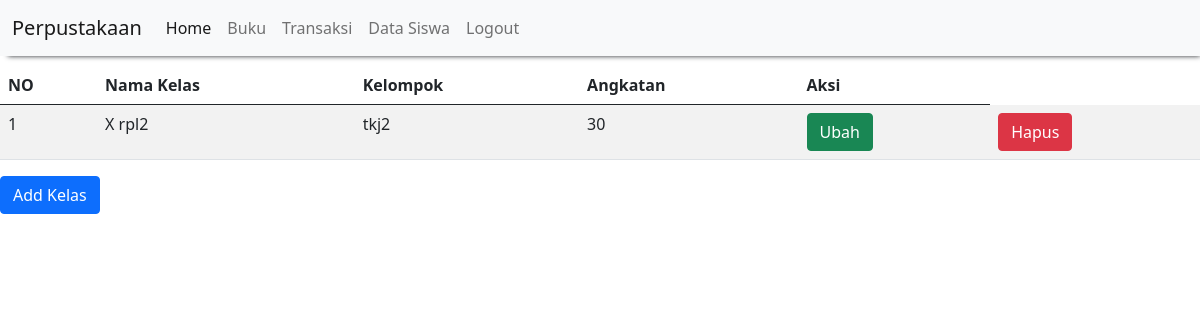
/tampil_kelas.php (signed in), run on the app's committed database.
### tables this page shows
CREATE TABLE `siswa` (
  `id_siswa` int(11) NOT NULL,
  `nama_siswa` varchar(100) NOT NULL,
  `tanggal_lahir` date NOT NULL,
  `gender` enum('L','P') NOT NULL,
  `alamat` text NOT NULL,
  `username` varchar(255) DEFAULT NULL,
  `password` varchar(255) DEFAULT NULL,
  `id_kelas` int(11) NOT NULL
);

CREATE TABLE `kelas` (
  `id_kelas` int(20) NOT NULL,
  `nama_kelas` varchar(20) NOT NULL,
  `kelompok` varchar(20) NOT NULL,
  `angkatan` enum('30','31') NOT NULL
);

### tampil_kelas.php (the view)
    <table class="table table-hover table-striped">
        <thead>
            <tr>
                <th>NO</th>
                <th>Nama Kelas</th><th>Kelompok</th><th>Angkatan</th>
                <th>Aksi</th>
            </tr>
        </thead>
        <tbody>
            <?php
            include 'header.php';
            include "koneksi.php";
            $qry_siswa=mysqli_query($conn,"select * from siswa join kelas on kelas.id_kelas=siswa.id_kelas");
            $no=0;
            while($data_siswa=mysqli_fetch_array($qry_siswa)){
                $no++;?>
                <tr>
                    <td><?=$no?></td>
                    <td><?=$data_siswa['nama_kelas']?></td>
                    <td><?=$data_siswa['kelompok']?></td>
                    <td><?=$data_siswa['angkatan']?></td>
                    <td><a href="ubah_siswa.php?id_siswa<?=$data_siswa['id_kelas']?>" class="btn btn-success">Ubah</a></td>
                    <td><a href="hapus.php?id_siswa=<?=$data_siswa['id_kelas']?>" onclick="return confirm
                    ('Apakah anda yakin ingin menghapus data ini?')" class="btn btn-danger">Hapus</a></td>
                </tr>
                <?php
            }
            ?>
        </tbody>
    </table>
<a href="tambah_kelas.php" class="btn btn-primary">Add Kelas</a>

### data on the page
siswa: id_kelas.nama_kelas "X rpl2", id_kelas.kelompok "tkj2", id_kelas.angkatan "30"
